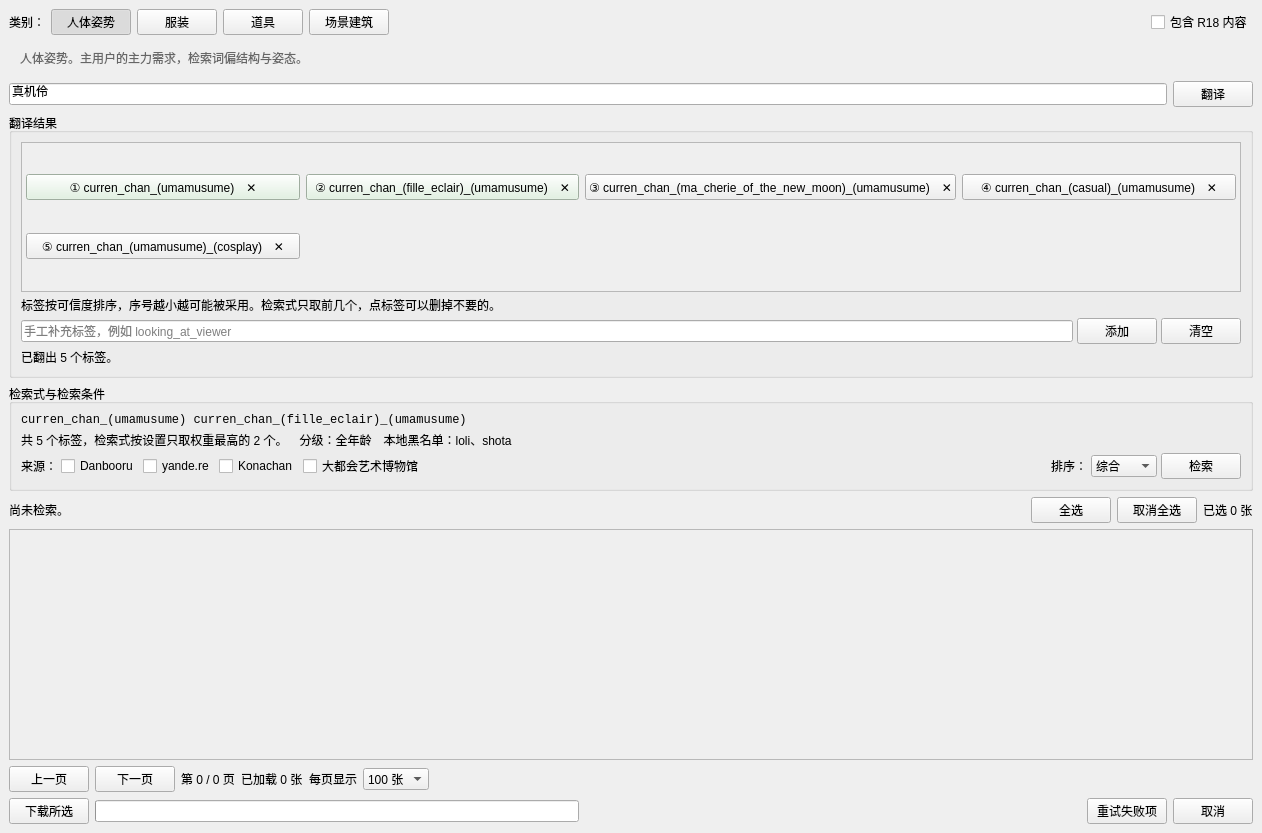
<?xml version="1.0" encoding="UTF-8"?>
<ui version="4.0">
 <class>SearchPage</class>
 <widget class="QWidget" name="SearchPage">
  <property name="geometry">
   <rect>
    <x>0</x>
    <y>0</y>
    <width>1262</width>
    <height>833</height>
   </rect>
  </property>
  <layout class="QVBoxLayout" name="qVBoxLayout">
   <property name="leftMargin">
    <number>9</number>
   </property>
   <property name="topMargin">
    <number>9</number>
   </property>
   <property name="rightMargin">
    <number>9</number>
   </property>
   <property name="bottomMargin">
    <number>9</number>
   </property>
   <property name="spacing">
    <number>6</number>
   </property>
   <item>
    <layout class="QHBoxLayout" name="qHBoxLayout">
     <property name="leftMargin">
      <number>0</number>
     </property>
     <property name="topMargin">
      <number>0</number>
     </property>
     <property name="rightMargin">
      <number>0</number>
     </property>
     <property name="bottomMargin">
      <number>0</number>
     </property>
     <property name="spacing">
      <number>6</number>
     </property>
     <item>
      <widget class="QLabel" name="qLabel">
       <property name="text">
        <string>类别：</string>
       </property>
       <property name="alignment">
        <set>Qt::AlignmentFlag::AlignLeft|Qt::AlignmentFlag::AlignVCenter</set>
       </property>
      </widget>
     </item>
     <item>
      <widget class="QPushButton" name="category_buttons_pose">
       <property name="text">
        <string>人体姿势</string>
       </property>
       <property name="checkable">
        <bool>true</bool>
       </property>
       <property name="checked">
        <bool>true</bool>
       </property>
      </widget>
     </item>
     <item>
      <widget class="QPushButton" name="category_buttons_outfit">
       <property name="text">
        <string>服装</string>
       </property>
       <property name="checkable">
        <bool>true</bool>
       </property>
       <property name="checked">
        <bool>false</bool>
       </property>
      </widget>
     </item>
     <item>
      <widget class="QPushButton" name="category_buttons_prop">
       <property name="text">
        <string>道具</string>
       </property>
       <property name="checkable">
        <bool>true</bool>
       </property>
       <property name="checked">
        <bool>false</bool>
       </property>
      </widget>
     </item>
     <item>
      <widget class="QPushButton" name="category_buttons_scene">
       <property name="text">
        <string>场景建筑</string>
       </property>
       <property name="checkable">
        <bool>true</bool>
       </property>
       <property name="checked">
        <bool>false</bool>
       </property>
      </widget>
     </item>
     <item>
      <spacer name="spacer">
       <property name="orientation">
        <enum>Qt::Orientation::Horizontal</enum>
       </property>
       <property name="sizeHint" stdset="0">
        <size>
         <width>0</width>
         <height>0</height>
        </size>
       </property>
      </spacer>
     </item>
     <item>
      <widget class="QCheckBox" name="r18_box">
       <property name="toolTip">
        <string notr="true">关闭时请求全年龄内容，含泳装与轻度暗示。
开启时会一并请求明显暗示与明确成人内容，需要确认。</string>
       </property>
       <property name="text">
        <string>包含 R18 内容</string>
       </property>
       <property name="checked">
        <bool>false</bool>
       </property>
      </widget>
     </item>
    </layout>
   </item>
   <item>
    <widget class="QLabel" name="hint">
     <property name="styleSheet">
      <string notr="true">color: #666; padding: 8px;</string>
     </property>
     <property name="text">
      <string>人体姿势。主用户的主力需求，检索词偏结构与姿态。</string>
     </property>
     <property name="wordWrap">
      <bool>true</bool>
     </property>
     <property name="alignment">
      <set>Qt::AlignmentFlag::AlignLeft|Qt::AlignmentFlag::AlignVCenter</set>
     </property>
    </widget>
   </item>
   <item>
    <layout class="QHBoxLayout" name="qHBoxLayout2">
     <property name="leftMargin">
      <number>0</number>
     </property>
     <property name="topMargin">
      <number>0</number>
     </property>
     <property name="rightMargin">
      <number>0</number>
     </property>
     <property name="bottomMargin">
      <number>0</number>
     </property>
     <property name="spacing">
      <number>6</number>
     </property>
     <item>
      <widget class="QLineEdit" name="input_box">
       <property name="placeholderText">
        <string>描述你需要的参考，例如：站姿 侧视 回眸</string>
       </property>
       <property name="text">
        <string>真机伶</string>
       </property>
       <property name="sizePolicy">
        <sizepolicy hsizetype="Expanding" vsizetype="Fixed">
         <horstretch>0</horstretch>
         <verstretch>0</verstretch>
        </sizepolicy>
       </property>
      </widget>
     </item>
     <item>
      <widget class="QPushButton" name="translate_button">
       <property name="text">
        <string>翻译</string>
       </property>
      </widget>
     </item>
    </layout>
   </item>
   <item>
    <widget class="QGroupBox" name="qGroupBox">
     <property name="title">
      <string>翻译结果</string>
     </property>
     <layout class="QVBoxLayout" name="qVBoxLayout2">
      <property name="leftMargin">
       <number>9</number>
      </property>
      <property name="topMargin">
       <number>9</number>
      </property>
      <property name="rightMargin">
       <number>9</number>
      </property>
      <property name="bottomMargin">
       <number>9</number>
      </property>
      <property name="spacing">
       <number>4</number>
      </property>
      <item>
       <widget class="QScrollArea" name="tag_scroll">
        <property name="widgetResizable">
         <bool>true</bool>
        </property>
        <property name="minimumSize">
         <size>
          <width>0</width>
          <height>150</height>
         </size>
        </property>
        <property name="maximumSize">
         <size>
          <width>16777215</width>
          <height>190</height>
         </size>
        </property>
        <widget class="QWidget" name="tag_container">
         <layout class="QGridLayout" name="tag_flow">
          <property name="leftMargin">
           <number>4</number>
          </property>
          <property name="topMargin">
           <number>4</number>
          </property>
          <property name="rightMargin">
           <number>4</number>
          </property>
          <property name="bottomMargin">
           <number>4</number>
          </property>
          <property name="spacing">
           <number>6</number>
          </property>
          <item row="0" column="0">
           <widget class="QPushButton" name="qPushButton">
            <property name="toolTip">
             <string notr="true">第 1 位　来源：本地词典　权重：0.63
对应中文：真机伶
当前会被检索式采用（只取前 2 个）。
点击移除该标签</string>
            </property>
            <property name="styleSheet">
             <string notr="true">QPushButton { background-color: #dff2df; }</string>
            </property>
            <property name="text">
             <string>① curren_chan_(umamusume)　✕</string>
            </property>
           </widget>
          </item>
          <item row="0" column="1">
           <widget class="QPushButton" name="qPushButton2">
            <property name="toolTip">
             <string notr="true">第 2 位　来源：本地词典　权重：0.60
对应中文：真机伶
当前会被检索式采用（只取前 2 个）。
点击移除该标签</string>
            </property>
            <property name="styleSheet">
             <string notr="true">QPushButton { background-color: #dff2df; }</string>
            </property>
            <property name="text">
             <string>② curren_chan_(fille_eclair)_(umamusume)　✕</string>
            </property>
           </widget>
          </item>
          <item row="0" column="2">
           <widget class="QPushButton" name="qPushButton3">
            <property name="toolTip">
             <string notr="true">第 3 位　来源：本地词典　权重：0.57
对应中文：真机伶
当前排在 2 名之外，不会被检索式采用。删掉前面的标签就能让它顶上来。
点击移除该标签</string>
            </property>
            <property name="text">
             <string>③ curren_chan_(ma_cherie_of_the_new_moon)_(umamusume)　✕</string>
            </property>
           </widget>
          </item>
          <item row="0" column="3">
           <widget class="QPushButton" name="qPushButton4">
            <property name="toolTip">
             <string notr="true">第 4 位　来源：本地词典　权重：0.57
对应中文：真机伶
当前排在 2 名之外，不会被检索式采用。删掉前面的标签就能让它顶上来。
点击移除该标签</string>
            </property>
            <property name="text">
             <string>④ curren_chan_(casual)_(umamusume)　✕</string>
            </property>
           </widget>
          </item>
          <item row="1" column="0">
           <widget class="QPushButton" name="qPushButton5">
            <property name="toolTip">
             <string notr="true">第 5 位　来源：本地词典　权重：0.53
对应中文：真机伶
当前排在 2 名之外，不会被检索式采用。删掉前面的标签就能让它顶上来。
点击移除该标签</string>
            </property>
            <property name="text">
             <string>⑤ curren_chan_(umamusume)_(cosplay)　✕</string>
            </property>
           </widget>
          </item>
          <item row="1" column="1">
           <widget class="QWidget" name="qWidget">
           </widget>
          </item>
          <item row="1" column="2">
           <widget class="QWidget" name="qWidget2">
           </widget>
          </item>
          <item row="1" column="3">
           <widget class="QWidget" name="qWidget3">
           </widget>
          </item>
         </layout>
        </widget>
       </widget>
      </item>
      <item>
       <widget class="QLabel" name="tag_rank_hint">
        <property name="text">
         <string>标签按可信度排序，序号越小越可能被采用。检索式只取前几个，点标签可以删掉不要的。</string>
        </property>
        <property name="wordWrap">
         <bool>true</bool>
        </property>
        <property name="alignment">
         <set>Qt::AlignmentFlag::AlignLeft|Qt::AlignmentFlag::AlignVCenter</set>
        </property>
       </widget>
      </item>
      <item>
       <layout class="QHBoxLayout" name="qHBoxLayout3">
        <property name="leftMargin">
         <number>0</number>
        </property>
        <property name="topMargin">
         <number>0</number>
        </property>
        <property name="rightMargin">
         <number>0</number>
        </property>
        <property name="bottomMargin">
         <number>0</number>
        </property>
        <property name="spacing">
         <number>4</number>
        </property>
        <item>
         <widget class="QLineEdit" name="add_box">
          <property name="placeholderText">
           <string>手工补充标签，例如 looking_at_viewer</string>
          </property>
          <property name="sizePolicy">
           <sizepolicy hsizetype="Expanding" vsizetype="Fixed">
            <horstretch>0</horstretch>
            <verstretch>0</verstretch>
           </sizepolicy>
          </property>
         </widget>
        </item>
        <item>
         <widget class="QPushButton" name="qPushButton6">
          <property name="text">
           <string>添加</string>
          </property>
         </widget>
        </item>
        <item>
         <widget class="QPushButton" name="qPushButton7">
          <property name="text">
           <string>清空</string>
          </property>
         </widget>
        </item>
       </layout>
      </item>
      <item>
       <widget class="QLabel" name="tag_hint">
        <property name="text">
         <string>已翻出 5 个标签。</string>
        </property>
        <property name="wordWrap">
         <bool>true</bool>
        </property>
        <property name="alignment">
         <set>Qt::AlignmentFlag::AlignLeft|Qt::AlignmentFlag::AlignVCenter</set>
        </property>
       </widget>
      </item>
     </layout>
    </widget>
   </item>
   <item>
    <widget class="QGroupBox" name="qGroupBox2">
     <property name="title">
      <string>检索式与检索条件</string>
     </property>
     <layout class="QVBoxLayout" name="qVBoxLayout3">
      <property name="leftMargin">
       <number>9</number>
      </property>
      <property name="topMargin">
       <number>9</number>
      </property>
      <property name="rightMargin">
       <number>9</number>
      </property>
      <property name="bottomMargin">
       <number>9</number>
      </property>
      <property name="spacing">
       <number>4</number>
      </property>
      <item>
       <widget class="QLabel" name="query_label">
        <property name="styleSheet">
         <string notr="true">font-family: Consolas, monospace;</string>
        </property>
        <property name="text">
         <string>curren_chan_(umamusume) curren_chan_(fille_eclair)_(umamusume)</string>
        </property>
        <property name="wordWrap">
         <bool>true</bool>
        </property>
        <property name="alignment">
         <set>Qt::AlignmentFlag::AlignLeft|Qt::AlignmentFlag::AlignVCenter</set>
        </property>
       </widget>
      </item>
      <item>
       <widget class="QLabel" name="query_note">
        <property name="text">
         <string>共 5 个标签，检索式按设置只取权重最高的 2 个。　分级：全年龄　本地黑名单：loli、shota</string>
        </property>
        <property name="wordWrap">
         <bool>true</bool>
        </property>
        <property name="alignment">
         <set>Qt::AlignmentFlag::AlignLeft|Qt::AlignmentFlag::AlignVCenter</set>
        </property>
       </widget>
      </item>
      <item>
       <layout class="QHBoxLayout" name="qHBoxLayout4">
        <property name="leftMargin">
         <number>0</number>
        </property>
        <property name="topMargin">
         <number>0</number>
        </property>
        <property name="rightMargin">
         <number>0</number>
        </property>
        <property name="bottomMargin">
         <number>0</number>
        </property>
        <property name="spacing">
         <number>4</number>
        </property>
        <item>
         <widget class="QLabel" name="qLabel2">
          <property name="text">
           <string>来源：</string>
          </property>
          <property name="alignment">
           <set>Qt::AlignmentFlag::AlignLeft|Qt::AlignmentFlag::AlignVCenter</set>
          </property>
         </widget>
        </item>
        <item>
         <widget class="QCheckBox" name="site_boxes_danbooru">
          <property name="toolTip">
           <string notr="true">Danbooru（danbooru）
接口类型：danbooru
速率上限：每秒 1.00 次</string>
          </property>
          <property name="text">
           <string>Danbooru</string>
          </property>
          <property name="checked">
           <bool>false</bool>
          </property>
         </widget>
        </item>
        <item>
         <widget class="QCheckBox" name="site_boxes_yandere">
          <property name="toolTip">
           <string notr="true">yande.re（yandere）
接口类型：moebooru
速率上限：每秒 1.00 次</string>
          </property>
          <property name="text">
           <string>yande.re</string>
          </property>
          <property name="checked">
           <bool>false</bool>
          </property>
         </widget>
        </item>
        <item>
         <widget class="QCheckBox" name="site_boxes_konachan">
          <property name="toolTip">
           <string notr="true">Konachan（konachan）
接口类型：moebooru
速率上限：每秒 1.00 次</string>
          </property>
          <property name="text">
           <string>Konachan</string>
          </property>
          <property name="checked">
           <bool>false</bool>
          </property>
         </widget>
        </item>
        <item>
         <widget class="QCheckBox" name="site_boxes_metmuseum">
          <property name="toolTip">
           <string notr="true">大都会艺术博物馆（metmuseum）
接口类型：museum
速率上限：每秒 0.50 次</string>
          </property>
          <property name="text">
           <string>大都会艺术博物馆</string>
          </property>
          <property name="checked">
           <bool>false</bool>
          </property>
         </widget>
        </item>
        <item>
         <spacer name="spacer2">
          <property name="orientation">
           <enum>Qt::Orientation::Horizontal</enum>
          </property>
          <property name="sizeHint" stdset="0">
           <size>
            <width>0</width>
            <height>0</height>
           </size>
          </property>
         </spacer>
        </item>
        <item>
         <widget class="QLabel" name="qLabel3">
          <property name="text">
           <string>排序：</string>
          </property>
          <property name="alignment">
           <set>Qt::AlignmentFlag::AlignLeft|Qt::AlignmentFlag::AlignVCenter</set>
          </property>
         </widget>
        </item>
        <item>
         <widget class="QComboBox" name="sort_box">
          <property name="currentIndex">
           <number>0</number>
          </property>
          <item>
           <property name="text">
            <string>综合</string>
           </property>
          </item>
          <item>
           <property name="text">
            <string>匹配度</string>
           </property>
          </item>
          <item>
           <property name="text">
            <string>人气</string>
           </property>
          </item>
          <item>
           <property name="text">
            <string>分辨率</string>
           </property>
          </item>
          <item>
           <property name="text">
            <string>时间</string>
           </property>
          </item>
         </widget>
        </item>
        <item>
         <widget class="QPushButton" name="search_button">
          <property name="text">
           <string>检索</string>
          </property>
         </widget>
        </item>
       </layout>
      </item>
     </layout>
    </widget>
   </item>
   <item>
    <layout class="QHBoxLayout" name="qHBoxLayout5">
     <property name="leftMargin">
      <number>0</number>
     </property>
     <property name="topMargin">
      <number>0</number>
     </property>
     <property name="rightMargin">
      <number>0</number>
     </property>
     <property name="bottomMargin">
      <number>0</number>
     </property>
     <property name="spacing">
      <number>6</number>
     </property>
     <item>
      <widget class="QLabel" name="result_label">
       <property name="text">
        <string>尚未检索。</string>
       </property>
       <property name="wordWrap">
        <bool>true</bool>
       </property>
       <property name="alignment">
        <set>Qt::AlignmentFlag::AlignLeft|Qt::AlignmentFlag::AlignVCenter</set>
       </property>
       <property name="sizePolicy">
        <sizepolicy hsizetype="Expanding" vsizetype="Preferred">
         <horstretch>0</horstretch>
         <verstretch>0</verstretch>
        </sizepolicy>
       </property>
      </widget>
     </item>
     <item>
      <widget class="QPushButton" name="qPushButton8">
       <property name="text">
        <string>全选</string>
       </property>
      </widget>
     </item>
     <item>
      <widget class="QPushButton" name="qPushButton9">
       <property name="text">
        <string>取消全选</string>
       </property>
      </widget>
     </item>
     <item>
      <widget class="QLabel" name="selected_label">
       <property name="text">
        <string>已选 0 张</string>
       </property>
       <property name="alignment">
        <set>Qt::AlignmentFlag::AlignLeft|Qt::AlignmentFlag::AlignVCenter</set>
       </property>
      </widget>
     </item>
    </layout>
   </item>
   <item>
    <widget class="QWidget" name="wall">
     <property name="sizePolicy">
      <sizepolicy hsizetype="Preferred" vsizetype="Expanding">
       <horstretch>0</horstretch>
       <verstretch>0</verstretch>
      </sizepolicy>
     </property>
     <layout class="QVBoxLayout" name="qVBoxLayout4">
      <property name="leftMargin">
       <number>0</number>
      </property>
      <property name="topMargin">
       <number>0</number>
      </property>
      <property name="rightMargin">
       <number>0</number>
      </property>
      <property name="bottomMargin">
       <number>0</number>
      </property>
      <property name="spacing">
       <number>6</number>
      </property>
      <item>
       <widget class="QScrollArea" name="qScrollArea">
        <property name="widgetResizable">
         <bool>true</bool>
        </property>
        <widget class="QWidget" name="scrollAreaWidgetContents">
         <layout class="QGridLayout" name="qGridLayout">
          <property name="leftMargin">
           <number>9</number>
          </property>
          <property name="topMargin">
           <number>9</number>
          </property>
          <property name="rightMargin">
           <number>9</number>
          </property>
          <property name="bottomMargin">
           <number>9</number>
          </property>
          <property name="spacing">
           <number>6</number>
          </property>
         </layout>
        </widget>
       </widget>
      </item>
     </layout>
    </widget>
   </item>
   <item>
    <layout class="QHBoxLayout" name="qHBoxLayout6">
     <property name="leftMargin">
      <number>0</number>
     </property>
     <property name="topMargin">
      <number>0</number>
     </property>
     <property name="rightMargin">
      <number>0</number>
     </property>
     <property name="bottomMargin">
      <number>0</number>
     </property>
     <property name="spacing">
      <number>6</number>
     </property>
     <item>
      <widget class="QPushButton" name="prev_button">
       <property name="text">
        <string>上一页</string>
       </property>
      </widget>
     </item>
     <item>
      <widget class="QPushButton" name="next_button">
       <property name="text">
        <string>下一页</string>
       </property>
      </widget>
     </item>
     <item>
      <widget class="QLabel" name="page_label">
       <property name="text">
        <string>第 0 / 0 页</string>
       </property>
       <property name="alignment">
        <set>Qt::AlignmentFlag::AlignLeft|Qt::AlignmentFlag::AlignVCenter</set>
       </property>
      </widget>
     </item>
     <item>
      <widget class="QLabel" name="loaded_label">
       <property name="text">
        <string>已加载 0 张</string>
       </property>
       <property name="alignment">
        <set>Qt::AlignmentFlag::AlignLeft|Qt::AlignmentFlag::AlignVCenter</set>
       </property>
      </widget>
     </item>
     <item>
      <widget class="QLabel" name="qLabel4">
       <property name="text">
        <string>每页显示</string>
       </property>
       <property name="alignment">
        <set>Qt::AlignmentFlag::AlignLeft|Qt::AlignmentFlag::AlignVCenter</set>
       </property>
      </widget>
     </item>
     <item>
      <widget class="QComboBox" name="per_page_box">
       <property name="currentIndex">
        <number>3</number>
       </property>
       <item>
        <property name="text">
         <string>15 张</string>
        </property>
       </item>
       <item>
        <property name="text">
         <string>30 张</string>
        </property>
       </item>
       <item>
        <property name="text">
         <string>50 张</string>
        </property>
       </item>
       <item>
        <property name="text">
         <string>100 张</string>
        </property>
       </item>
       <item>
        <property name="text">
         <string>200 张</string>
        </property>
       </item>
       <item>
        <property name="text">
         <string>500 张</string>
        </property>
       </item>
      </widget>
     </item>
     <item>
      <spacer name="spacer3">
       <property name="orientation">
        <enum>Qt::Orientation::Horizontal</enum>
       </property>
       <property name="sizeHint" stdset="0">
        <size>
         <width>0</width>
         <height>0</height>
        </size>
       </property>
      </spacer>
     </item>
    </layout>
   </item>
   <item>
    <layout class="QHBoxLayout" name="qHBoxLayout7">
     <property name="leftMargin">
      <number>0</number>
     </property>
     <property name="topMargin">
      <number>0</number>
     </property>
     <property name="rightMargin">
      <number>0</number>
     </property>
     <property name="bottomMargin">
      <number>0</number>
     </property>
     <property name="spacing">
      <number>6</number>
     </property>
     <item>
      <widget class="QPushButton" name="download_button">
       <property name="toolTip">
        <string notr="true">把勾选的图下载到图库目录，并按归档规则建目录。
下载在后台进行，界面不会卡住。</string>
       </property>
       <property name="text">
        <string>下载所选</string>
       </property>
      </widget>
     </item>
     <item>
      <widget class="QProgressBar" name="progress">
       <property name="value">
        <number>-1</number>
       </property>
       <property name="minimum">
        <number>0</number>
       </property>
       <property name="maximum">
        <number>100</number>
       </property>
       <property name="minimumSize">
        <size>
         <width>200</width>
         <height>0</height>
        </size>
       </property>
      </widget>
     </item>
     <item>
      <widget class="QLabel" name="speed_label">
       <property name="styleSheet">
        <string notr="true">color: #444;</string>
       </property>
       <property name="alignment">
        <set>Qt::AlignmentFlag::AlignLeft|Qt::AlignmentFlag::AlignVCenter</set>
       </property>
      </widget>
     </item>
     <item>
      <widget class="QLabel" name="download_note">
       <property name="wordWrap">
        <bool>true</bool>
       </property>
       <property name="alignment">
        <set>Qt::AlignmentFlag::AlignLeft|Qt::AlignmentFlag::AlignVCenter</set>
       </property>
       <property name="sizePolicy">
        <sizepolicy hsizetype="Expanding" vsizetype="Preferred">
         <horstretch>0</horstretch>
         <verstretch>0</verstretch>
        </sizepolicy>
       </property>
      </widget>
     </item>
     <item>
      <widget class="QPushButton" name="retry_button">
       <property name="text">
        <string>重试失败项</string>
       </property>
      </widget>
     </item>
     <item>
      <widget class="QPushButton" name="cancel_button">
       <property name="text">
        <string>取消</string>
       </property>
      </widget>
     </item>
    </layout>
   </item>
  </layout>
 </widget>
 <resources/>
 <connections/>
</ui>
